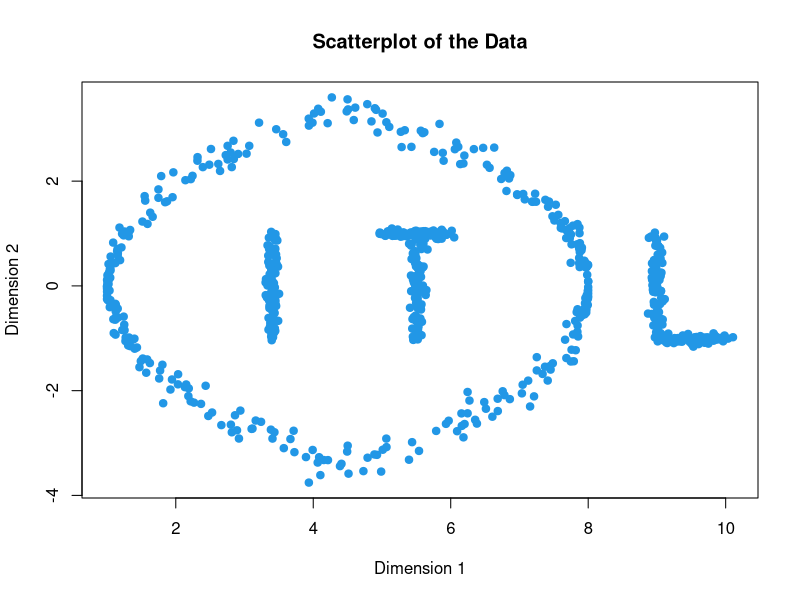
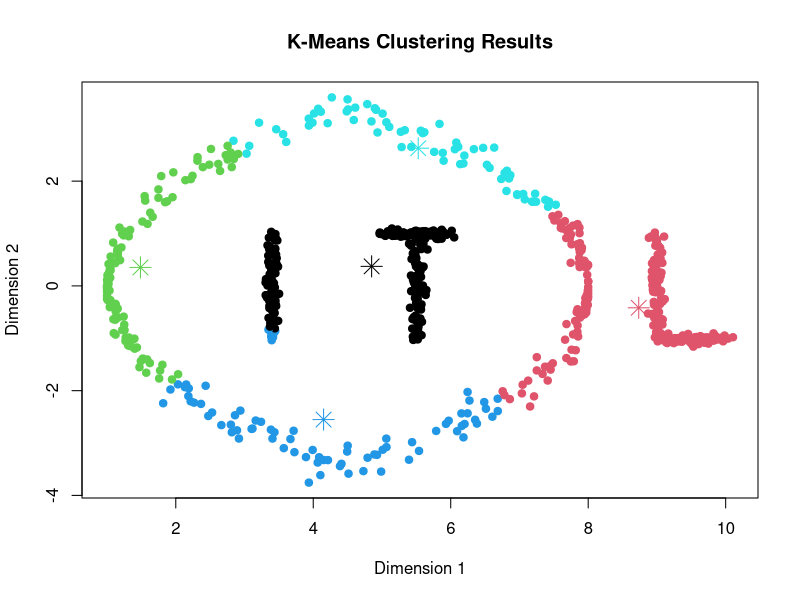
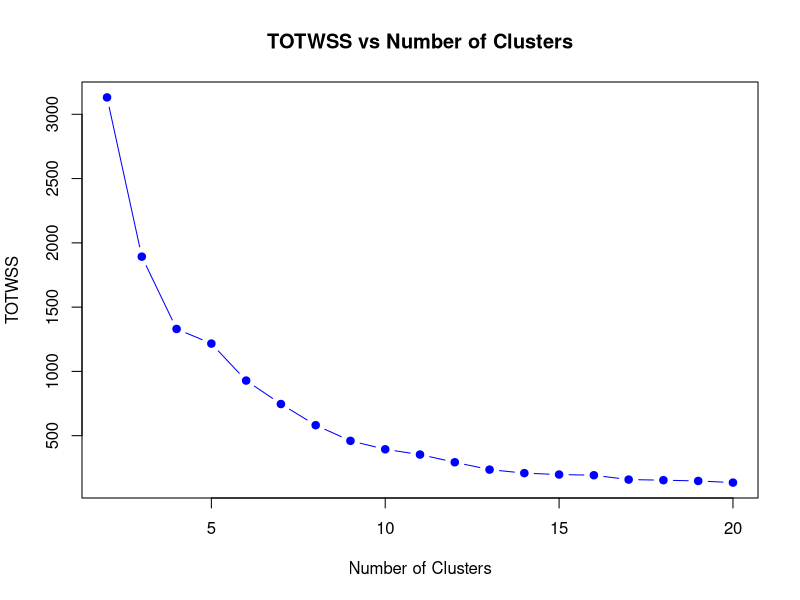
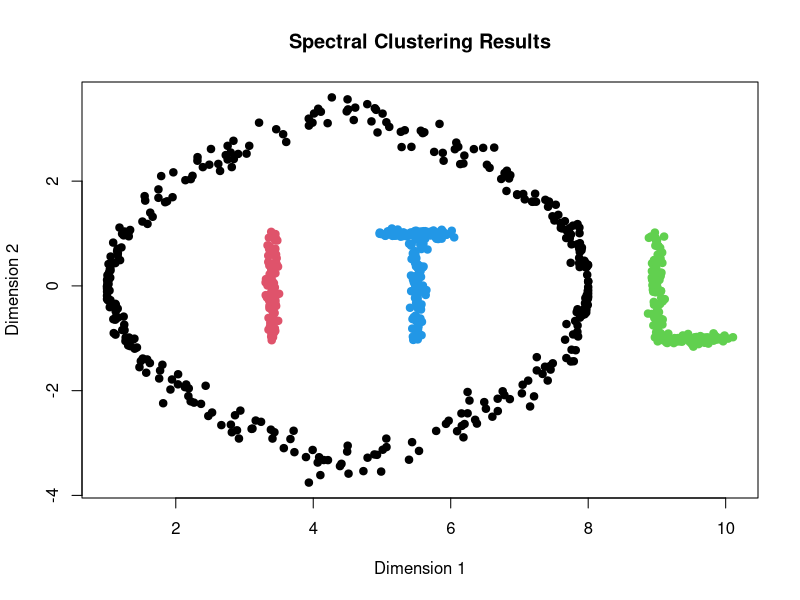

The R script that drew these images, in order:
zz <- read.table("lettersdata.txt") 
zz <- as.matrix(zz)


plot(zz, main="Scatterplot of the Data", xlab="Dimension 1", ylab="Dimension 2", col=4, pch=19)






k_value <- 5
set.seed(42) 
km_result <- kmeans(zz, centers=k_value)

plot(zz, col=km_result$cluster, main="K-Means Clustering Results", xlab="Dimension 1", ylab="Dimension 2", pch=19)
points(km_result$centers, col=1:k_value, pch=8, cex=2)










k_values <- 2:20
totwss_values <- numeric(length(k_values))

for (i in seq_along(k_values)) {
  set.seed(42) # Ensure reproducibility
  km_result <- kmeans(zz, centers=k_values[i])
  totwss_values[i] <- km_result$tot.withinss
}

plot(k_values, totwss_values, type="b", col="blue", main="TOTWSS vs Number of Clusters", xlab="Number of Clusters", ylab="TOTWSS", pch=19)





#2
# Load necessary library
library(kernlab)

# Perform spectral clustering
set.seed(42) # Ensure reproducibility
spcl <- specc(zz, centers=4) # Using 4 clusters as specified

# Convert clustering results to a numeric vector for plotting
spcl_clusters <- as.numeric(spcl)

# Plot the results of spectral clustering
plot(zz, col=spcl_clusters, main="Spectral Clustering Results", xlab="Dimension 1", ylab="Dimension 2", pch=19)
